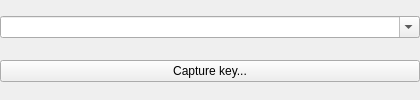
<?xml version="1.0" encoding="UTF-8"?>
<ui version="4.0">
 <class>KeyPicker</class>
 <widget class="QWidget" name="KeyPicker">
  <layout class="QVBoxLayout" name="picker_layout">
   <property name="leftMargin">
    <number>0</number>
   </property>
   <property name="topMargin">
    <number>0</number>
   </property>
   <property name="rightMargin">
    <number>0</number>
   </property>
   <property name="bottomMargin">
    <number>0</number>
   </property>
   <item>
    <widget class="NoWheelComboBox" name="combo">
     <property name="minimumSize">
      <size>
       <width>420</width>
       <height>0</height>
      </size>
     </property>
     <property name="editable">
      <bool>true</bool>
     </property>
    </widget>
   </item>
   <item>
    <widget class="QPushButton" name="capture_button">
     <property name="text">
      <string>Capture key...</string>
     </property>
    </widget>
   </item>
  </layout>
 </widget>
 <customwidgets>
  <customwidget>
   <class>NoWheelComboBox</class>
   <extends>QComboBox</extends>
   <header>utils.qt_widgets</header>
  </customwidget>
 </customwidgets>
 <resources/>
 <connections/>
</ui>
